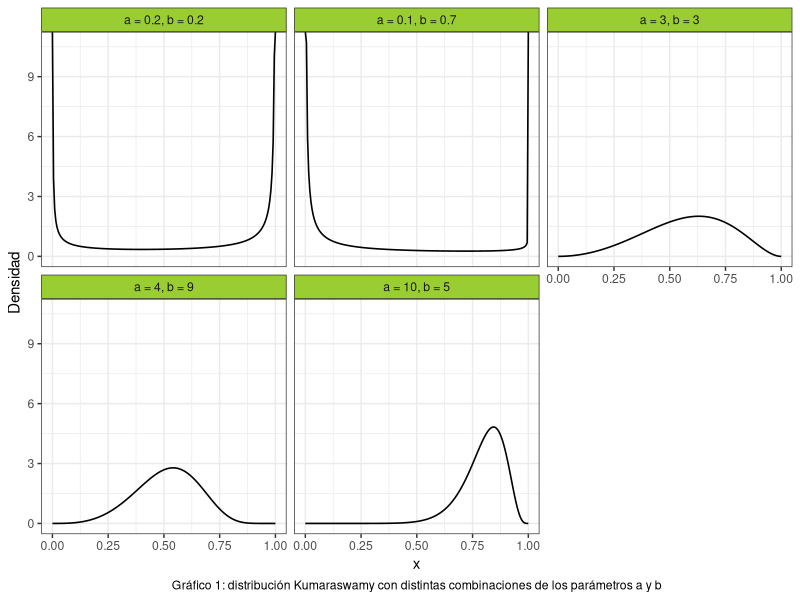
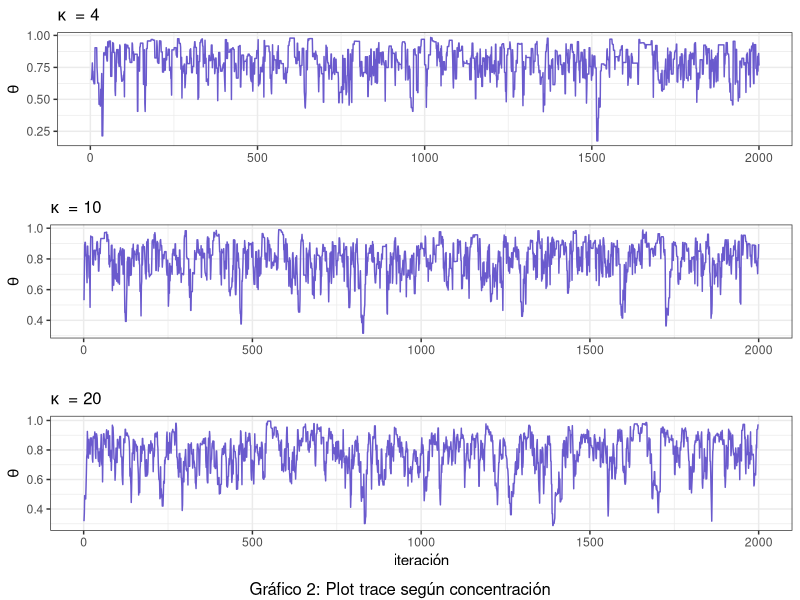
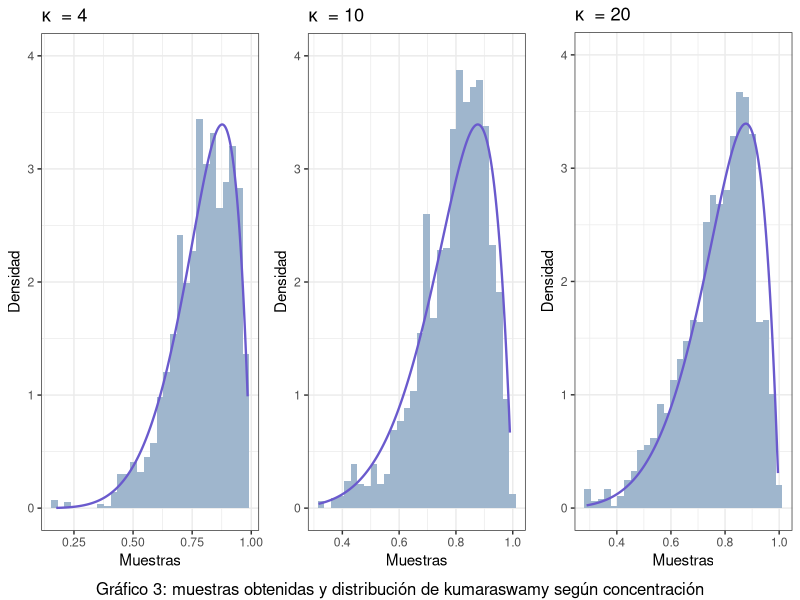
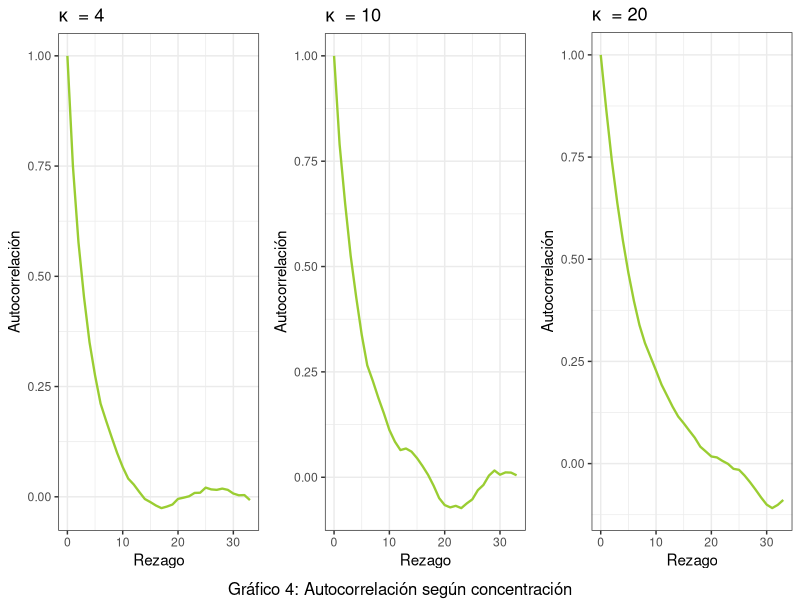
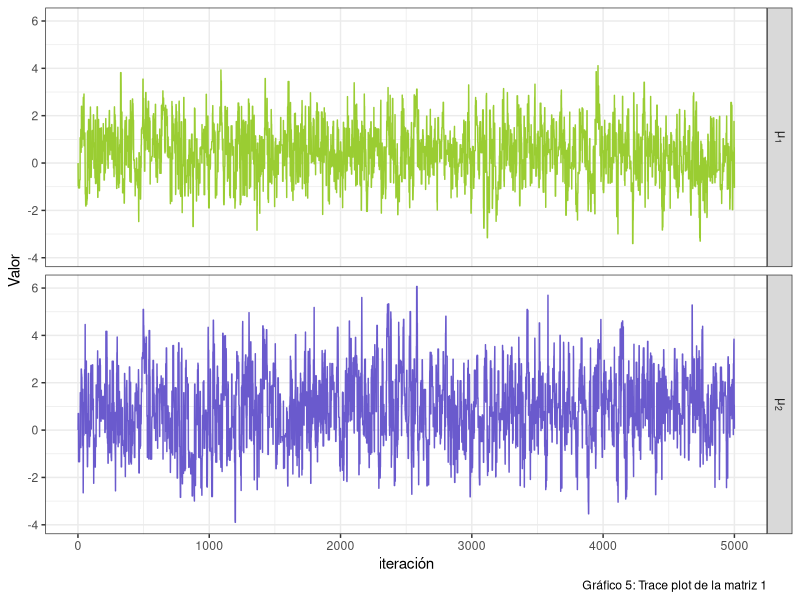
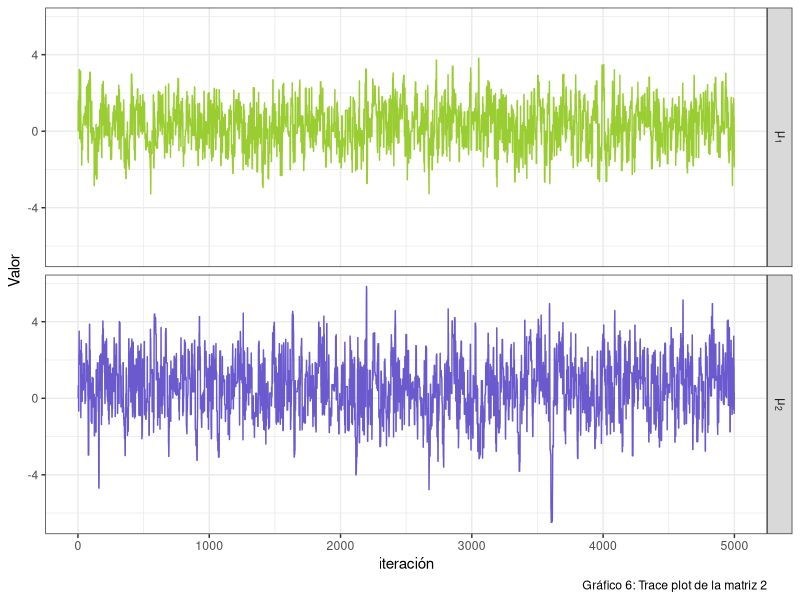
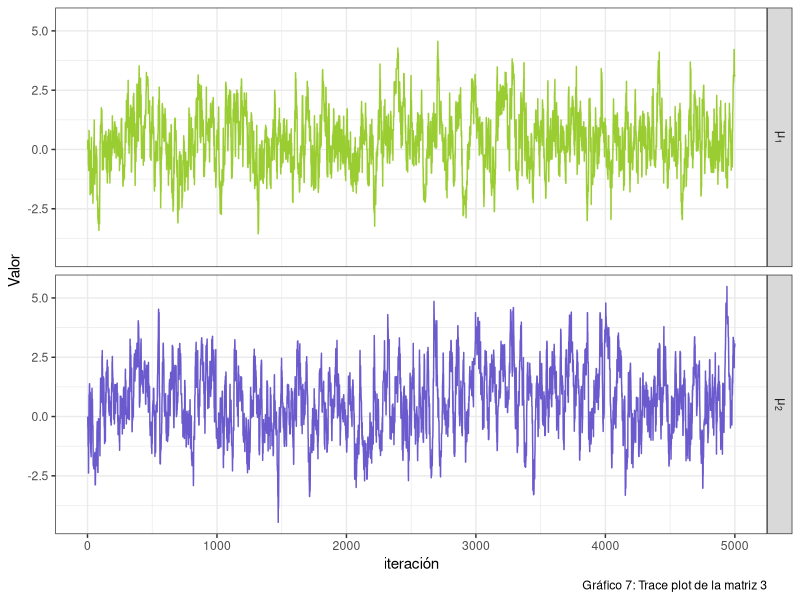
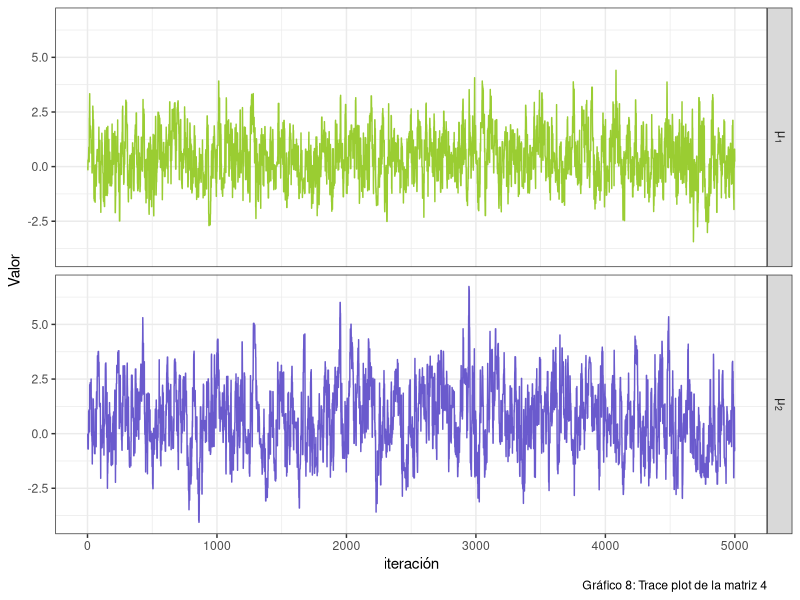

These figures' R source, in order:
## ---- chunk 1
#Librerias
library(ggplot2)
library(dplyr)
library(gridExtra)
library(kableExtra)
library(stats)
library(mvtnorm)
set.seed(394)
## ---- chunk 2
# Función de Metropolis-Hastings

cant_saltos <- 0  # se inicia en 0 el contador de saltos

sample_mh <- function(d_objetivo, r_propuesta, d_propuesta, p_inicial, n) {
  muestras <- matrix(nrow = n, ncol = length(p_inicial))
  muestras[1, ] <- p_inicial
  
  for(i in 2:n) {
    p_actual <- muestras[i-1,]
    p_nuevo <- r_propuesta(p_actual)
    
    f_nuevo <- d_objetivo(p_nuevo)
    f_actual <- d_objetivo(p_actual)
    
    q_actual <- d_propuesta(p_actual, mean = p_nuevo)
    q_nuevo <- d_propuesta(p_nuevo, mean = p_actual)
    
    alpha <- min(1, (f_nuevo/f_actual)*(q_actual/q_nuevo))
    aceptar <- rbinom(1, 1, alpha)
    
    if(aceptar) { 
      muestras[i,] <- p_nuevo
      cant_saltos <- cant_saltos + 1
      
    } else {
      muestras[i,] <- p_actual
    }
  }
  
  if (ncol(muestras) == 1) {
    muestras <- as.vector(muestras)
  } 
  return(list(muestras=muestras,cant_saltos=cant_saltos))
}

## ---- chunk 3
#Punto 2
# Crear grilla para los valores de "x"
grid_n <- 200
x_grid <- seq(0, 1, length.out = grid_n)

kumaraswamy <- function(x, a, b){
  a*b*(x^(a-1))*((1-(x^a))^(b-1))
}

a <- c(0.2, 0.1, 3, 4, 10)
b <- c(0.2, 0.7, 3, 9, 5)


#Creamos un data frame para graficar la distribución de Kumaraswamy:

data1 <- data.frame(
  Funcion = as.factor(rep(1:5, each = grid_n)),
  Densidad = numeric(5 * grid_n),
  Grilla = rep(x_grid, times = 5)
) 

# Completamos el data frame con las densidades:
for(i in 1:5) {
    indices <- seq(from = 1 + (i - 1) * 200, to = 200 + (i - 1) * 200)
    data1$Densidad[indices] <- kumaraswamy(x_grid, a[i], b[i])
}

# Cambiamos las etiquetas de las variables para mejorar el gráfico
levels(data1$Funcion) <- c("a = 0.2, b = 0.2",
                           "a = 0.1, b = 0.7",
                           "a = 3, b = 3",
                           "a = 4, b = 9",
                           "a = 10, b = 5")

ggplot(data = data1, aes(x = Grilla, y = Densidad)) +
  geom_line(size = 0.55) +
  facet_wrap(~Funcion) +
  theme_bw() +
  labs(x = "x",
       caption = "Gráfico 1: distribución Kumaraswamy con distintas combinaciones de los parámetros a y b") + 
  theme(
    strip.background = element_rect(fill = "olivedrab3"),
    plot.caption = element_text(hjust = 0.5)
  )

## ---- chunk 4
#Punto 3
n3 <- 2000
concentracion3 <- c(4,10,20)
tabla3 <- data.frame ( 
  concentracion = rep(concentracion3, each = 2000),
  muestra = numeric(6000)
  )
tasa3 <- numeric(3)

for (i in 1:3) {
#Funciones a usar
d_objetivo3 <- function(x) kumaraswamy(x, 6, 2)
d_propuesta3 <- function(x, mean) dbeta(x, shape1 = mean * concentracion3[i], shape2 = (1-mean) * concentracion3[i])
r_propuesta3 <- function(x) rbeta(1, shape1 = x * concentracion3[i], shape2 = (1-x) * concentracion3[i])
#Donde x hace referencia a mu

p_inicial3 <- rbeta(1,shape1=2,shape2=2)
funcion3 <- sample_mh(d_objetivo3, r_propuesta3, d_propuesta3, p_inicial3, n3)
indices <- seq(from = 1 + (i - 1) * 2000, to = 2000 + (i - 1) * 2000)
tabla3$muestra[indices] <- funcion3$muestras

tasa3[i] <- funcion3$cant_saltos/n3
} 

#Tasa de aceptacion
  data.frame(
  Concentracion = c("4","10","20"),
  "Tasa de aceptación" = tasa3
) %>%
  kable(align = "c") %>%
  kable_styling(bootstrap_options = c("striped","hover","condensed"),
                latex_options = c("hold_position")) %>%
    add_footnote("Tabla 1: Tasa de aceptación")
## ---- chunk 5

#Trace plots
plot_trace <- function(x){
  data.frame(x = seq_along(x), y = x) %>% 
    ggplot() +
    geom_line(aes(x = x, y = y), color = "slateblue")+
    theme_bw() +
    theme(plot.title = element_text(size = 12))
}

grafico3_2 <- plot_trace(tabla3$muestra[1:2000]) +
              labs(x = "", y = expression(theta), 
                   title = expression(kappa ~ " = 4"))
grafico3_3 <- plot_trace(tabla3$muestra[2001:4000]) +
              labs(x = "", y = expression(theta), 
                   title = expression(kappa ~ " = 10"))
grafico3_4 <- plot_trace(tabla3$muestra[4001:6000]) +
              labs(x = "iteración", y = expression(theta), 
                   title = expression(kappa ~ " = 20"))

grid.arrange(grafico3_2,grafico3_3,grafico3_4, nrow=3, bottom ="Gráfico 2: Plot trace según concentración")
## ---- chunk 6

#Histogramas
plot_hist <- function(x, d_objetivo3) {
  x_seq <- seq(min(x), max(x), length.out = n3)
  df_hist <- data.frame(x = x)
  df_line <- data.frame(x = x_seq, y = d_objetivo3(x_seq))
  
  ggplot(df_hist)+
    geom_histogram(aes(x = x, y =after_stat(density)), fill = "slategray3") +
    geom_line(aes(x = x, y = y), data = df_line, 
              color = "slateblue", size = 0.8) +
    ylim(c(0,4)) +
    theme_bw()
}

grafico3_5 <- plot_hist(tabla3$muestra[1:2000],d_objetivo3) +
  labs (x = "Muestras", y = "Densidad",
        title = expression(kappa ~ " = 4"))
grafico3_6 <- plot_hist(tabla3$muestra[2001:4000],d_objetivo3) +
  labs (x = "Muestras", y = "Densidad",
        title = expression(kappa ~ " = 10"))
grafico3_7 <- plot_hist(tabla3$muestra[4001:6000],d_objetivo3) +
  labs (x = "Muestras", y = "Densidad",
        title = expression(kappa ~ " = 20"))

grid.arrange(grafico3_5,grafico3_6,grafico3_7,nrow=1, bottom = "Gráfico 3: muestras obtenidas y distribución de kumaraswamy según concentración")

## ---- chunk 7

#Graficos de autocorrelacion
plot_acf <- function(data, title) {
  acf_result <- acf(data, plot = FALSE)
  ggplot() +
    geom_line(aes(y = acf_result$acf, x = acf_result$lag), color = "olivedrab3", size = 0.8) +
    labs(title = title, x = "Rezago", y = "Autocorrelación") +
    theme_bw()
}


grafico3_8 <- plot_acf(tabla3$muestra[1:2000],
                       expression(kappa ~ " = 4"))
grafico3_9 <- plot_acf(tabla3$muestra[2001:4000], 
                       expression(kappa ~ " = 10"))
grafico3_10 <- plot_acf(tabla3$muestra[4001:6000], 
                        expression(kappa ~ " = 20"))

grid.arrange(grafico3_8,grafico3_9,grafico3_10,nrow=1,  bottom = "Gráfico 4: Autocorrelación según concentración")

## ---- chunk 8
#Punto 4
muestra4_1 <- tabla3$muestra[1:2000]
muestra4_2 <- tabla3$muestra[2001:4000]
muestra4_3 <- tabla3$muestra[4001:6000]

#Calculo de la media y los percentiles 5 y 95 para X:
data.frame(
  Muestra = c("1", "2", "3"),
  Concentración = c("k=4", "k=10", "k=20"),
  Medias =  c(mean(muestra4_1), mean(muestra4_2), mean(muestra4_3)),
  Percentil_5 = c(quantile(muestra4_1, prob = c(0.05)),
                  quantile(muestra4_2, prob = c(0.05)),
                  quantile(muestra4_3, prob = c(0.05))
                  ),
  Percentil_95 = c(quantile(muestra4_1, prob = c(0.95)),
                  quantile(muestra4_2, prob = c(0.95)),
                  quantile(muestra4_3, prob = c(0.95))
                  )
) %>%
  kable(align = "c") %>%
  kable_styling(bootstrap_options = c("striped","hover","condensed"),
                latex_options = c("hold_position")) %>%
  add_footnote("Tabla 2: Media y percentiles de X")
## ---- chunk 9
#Cálculo de la media y los percentiles 5 y 95 para logit(X):
l_m1 <- log((muestra4_1/(1-muestra4_1)))
l_m2 <- log((muestra4_2/(1-muestra4_2)))
l_m3 <- log((muestra4_3/(1-muestra4_3)))



data.frame(
  Muestra = c("1", "2", "3"),
  Concentración = c("k=4", "k=10", "k=20"),
  Medias = c(mean(l_m1), mean(l_m2), mean(l_m3)),
  Percentil_5 = c(quantile(l_m1, prob = c(0.05)),
                  quantile(l_m2, prob = c(0.05)),
                  quantile(l_m3, prob = c(0.05))),
  Percentil_95 = c(quantile(l_m1, prob = c(0.95)),
                   quantile(l_m2, prob = c(0.95)),
                   quantile(l_m3, prob = c(0.95)))
  ) %>%
  kable(align = "c") %>%
  kable_styling(bootstrap_options = c("striped","hover","condensed"),
                latex_options = c("hold_position")) %>%
  add_footnote("Tabla 3: Media y percentiles de logit(X)")
## ---- chunk 10
#Paso 7

# Funciones a utilizar

#1.Trace plot
plot_trace <- function(x, y) {
  n <- length(x)
  df <- data.frame(
    x = rep(1:n, 2),
    y = c(x,y),
    parametro = factor(rep(1:2, each = n), labels = c(expression(mu[1]), expression(mu[2]))) 
  )
  
  ggplot(df) +
    geom_line(aes(x = x, y = y, color = parametro)) +
    facet_wrap(~parametro, labeller = label_parsed,
               nrow = 2, strip.position = "right") +
    scale_color_manual(values = c("olivedrab3","slateblue")) +
    labs(x = "iteración", y = "Valor") +
    theme_bw()
}



#2. Número efectivo de muestras
n_eff <- function(muestras){
  S <- length(muestras)
  autocorr <- acf(muestras, plot = F, lag = Inf)$acf
  limite <- which((autocorr < 0.001))[1] #sumamos hasta ese valor
  denom <- 1 + 2 * sum(autocorr[2:limite])
  
  S/denom
  
}


n7 <- 5000
funcion7_1 <- function(matriz_cov) {
    d_objetivo7 <- function(x) dmvnorm(x,c(0.4,0.75),matrix(c(1.35,0.4,0.4,2.4),nrow=2))
    d_propuesta7 <- function(x, mean) dmvnorm(x,mean = mean ,sigma = matriz_cov)
    r_propuesta7 <- function(x) rmvnorm(1, mean = x, sigma = matriz_cov)  


funcion7 <- sample_mh(d_objetivo7,r_propuesta7,d_propuesta7,c(0,0),n7)
muestra7 <- funcion7$muestras
grafico7_1 <- plot_trace(muestra7[,1],muestra7[,2])
n_eff7_1 <- n_eff(muestra7[,1])
n_eff7_2 <- n_eff(muestra7[,2])
 return(list(grafico = grafico7_1, n1 = n_eff7_1, n2 = n_eff7_2,
             muestra7 = muestra7))

}

#Evalucación de diferentes matrices de variancia y covariancia
matriz1 <- funcion7_1(matrix(c(2, 0.5, 0.5, 3), nrow = 2))
matriz2 <- funcion7_1(matrix(c(2, 0, 0, 3), nrow = 2))
matriz3 <- funcion7_1(matrix(c(0.4, 0, 0, 0.4), nrow = 2))
matriz4 <- funcion7_1(matrix(c(1, 0, 0, 1), nrow = 2))
matriz5 <- funcion7_1(matrix(c(5, 0, 0, 6), nrow = 2))

matriz1$grafico + labs(caption = "Gráfico 5: Trace plot de la matriz 1") +
    theme(legend.position = "none")
matriz2$grafico + labs(caption = "Gráfico 6: Trace plot de la matriz 2") +
    theme(legend.position = "none")
matriz3$grafico + labs(caption = "Gráfico 7: Trace plot de la matriz 3") +
    theme(legend.position = "none")
matriz4$grafico + labs(caption = "Gráfico 8: Trace plot de la matriz 4") +
    theme(legend.position = "none")
matriz5$grafico + labs(caption = "Gráfico 9: Trace plot de la matriz 5") +
    theme(legend.position = "none")

## ---- chunk 11
data.frame(
  Matriz = c("1", "2", "3", "4", "5"),
  Num_efectivo_p1 = trunc(c(matriz1$n1, matriz2$n1, matriz3$n1, matriz4$n1, matriz5$n1)),
  Num_efectivo_p2 = trunc(c(matriz1$n2, matriz2$n2, matriz3$n2, matriz4$n2, matriz5$n2))
  ) %>%
  kable(align = "c") %>%
  kable_styling(bootstrap_options = c("striped","hover","condensed"),
                latex_options = c("hold_position")) %>%
  add_footnote("Tabla 4: Números efectivos de muestras para cada matriz y cada parámetro")

#Nos quedamos con la ultima matriz.
## ---- chunk 12
#Punto 8: se calculan las probabilidades con la última matriz de var y cov.
muestra7 <- as.data.frame(matriz5$muestra7)
colnames(muestra7) <- c("X", "Y")

#Probabilidades estimadas
#Probabilidad n°1:
prob1 <- muestra7 %>% 
  filter(X > 1) %>% 
  count(Y < 0)

p1 <- prob1$n[2]/(n7)


#Probabilidad n°2:
prob2 <- muestra7 %>% 
  filter(X > 1) %>% 
  count(Y > 2)

p2 <- prob2$n[2]/(n7)



#Probabilidad n°3:
prob3 <- muestra7 %>% 
  filter(X > 0.4) %>% 
  count(Y > 0.75)

p3 <- prob3$n[2]/(n7)



#Probabilidades reales:

#Probabilidad n°1:
p4 <- pmvnorm(lower = c(1, -Inf), upper = c(Inf, 0), 
        mean = c(0.4, 0.75), sigma = matrix(c(1.35, 0.4, 0.4, 2.4), nrow = 2))

#Cómo funcionan "lower" y "upper"? 
#"lower" es un vector que indica los limites inferiores de cada variable: 1 para X y -Infinito para Y; "upper" funciona de manera igual.


#Probabilidad n°2:
p5 <- pmvnorm(lower = c(1, 2), upper = c(Inf, Inf), 
        mean = c(0.4, 0.75), sigma = matrix(c(1.35, 0.4, 0.4, 2.4), nrow = 2))



#Probabilidad n°3:
p6 <- pmvnorm(lower = c(0.4, 0.75), upper = c(Inf, Inf), 
        mean = c(0.4, 0.75), sigma = matrix(c(1.35, 0.4, 0.4, 2.4), nrow = 2))

data.frame (
  Probabilidad = c("i","ii","iii"),
  Estimada = c(p1,p2,p3),
  Real = c(p4,p5,p6)
) %>%
  kable(align = "c") %>%
  kable_styling(bootstrap_options = c("striped","hover","condensed"),
                latex_options = c("hold_position")) %>%
  add_footnote("Tabla 5: Probabilidades estimadas y reales")
## ---- chunk 13
#Punto 9

p_estrella <- function(x, a, b){
  exp(-((((a - x[1])^2) + b * ((x[2] - x[1])^2))^2))
}



n9 <- 5000

funcion9_1 <- function(matriz_cov) {
    d_objetivo9 <- function(x) p_estrella(x, 0.5, 5)
    d_propuesta9 <- function(x, mean) dmvnorm(x, mean = mean, sigma = matriz_cov)
    r_propuesta9 <- function(x) rmvnorm(1, mean = x, sigma = matriz_cov)  
    
    funcion9 <- sample_mh(d_objetivo9,r_propuesta9,d_propuesta9,c(0,0),n9)
    muestra9 <- funcion9$muestras
    grafico9_1 <- plot_trace(muestra9[,1],muestra9[,2])
    
    n_eff9_1 <- n_eff(muestra9[,1])
    n_eff9_2 <- n_eff(muestra9[,2])
    tasa9 <- funcion9$cant_saltos/n9
    autocorr_1 <- acf(muestra9[,1], plot = F)
    autocorr_2 <- acf(muestra9[,2], plot = F)
    
    return(list(grafico = grafico9_1, n1 = n_eff9_1, n2 = n_eff9_2,
             muestra9 = muestra9, tasa9 = tasa9, autocorr_p1 = autocorr_1,
             autocorr_p2 = autocorr_2))

}


matriz1 <- funcion9_1(matrix(c(0.3, 0.1, 0.1, 0.2), nrow = 2))
matriz2 <- funcion9_1(matrix(c(2, 0, 0, 2), nrow = 2))
matriz3 <- funcion9_1(matrix(c(4, 1, 1, 4), nrow = 2))



grafico9_1_1 <- ggplot()+
  geom_line(aes(y = matriz1$autocorr_p1$acf, x = matriz1$autocorr_p1$lag),
            color = "olivedrab3", size = 0.8) +
  theme_bw() +
  theme(plot.title = element_text(hjust = 0.5)) +
  labs (title = "Matiz 1 ", x = "Rezago", y = "Autocorrelación")

grafico9_1_2 <- ggplot()+
  geom_line(aes(y = matriz1$autocorr_p2$acf, x = matriz1$autocorr_p2$lag),
            color="slateblue", size = 0.8) +
  theme_bw() +
  theme(plot.title = element_text(hjust = 0.5)) +
  labs (title = "Matriz 1' ", x = "Rezago", y = "Autocorrelación")


grafico9_2_1 <- ggplot()+
  geom_line(aes(y = matriz2$autocorr_p1$acf, x = matriz2$autocorr_p1$lag),
            color = "olivedrab3", size = 0.8) +
  theme_bw() +
  theme(plot.title = element_text(hjust = 0.5)) +
  labs (title = "Matriz 2 ", x = "Rezago", y = "Autocorrelación")

grafico9_2_2 <- ggplot()+
  geom_line(aes(y = matriz2$autocorr_p2$acf, x = matriz2$autocorr_p2$lag),
            color = "slateblue", size = 0.8) +
  theme_bw()  +
  theme(plot.title = element_text(hjust = 0.5)) +
  labs (title = "Matriz 2", x = "Rezago", y = "Autocorrelación")

grafico9_3_1 <- ggplot()+
  geom_line(aes(y = matriz3$autocorr_p1$acf, x = matriz3$autocorr_p1$lag),
            color = "olivedrab3", size = 0.8) +
  theme_bw() +
  theme(plot.title = element_text(hjust = 0.5)) +
  labs (title = "Matriz 3", x = "Rezago", y = "Autocorrelación")


grafico9_3_2 <- ggplot()+
  geom_line(aes(y = matriz3$autocorr_p2$acf, x = matriz3$autocorr_p2$lag),
            color = "slateblue", size = 0.8) +
  theme_bw() +
  theme(plot.title = element_text(hjust = 0.5)) +
  labs (title = "Matriz 3", x = "Rezago", y = "Autocorrelación")
## ---- chunk 14
matriz1$grafico + theme(legend.position = "none") + ggtitle("Matriz 1")
matriz3$grafico + labs(caption = "Gráfico 10: Plot trace de las matrices") + 
  theme(legend.position = "none") + ggtitle("Matriz 3")
## ---- chunk 15
data.frame(
  Matriz = c("1", "2", "3"),
  Tasa = c(matriz1$tasa9, matriz2$tasa9, matriz3$tasa9)
) %>%
  kable(align = "c") %>%
  kable_styling(bootstrap_options = c("striped","hover","condensed"),
                latex_options = c("hold_position")) %>%
  add_footnote("Tabla 5: Probabilidades estimadas y reales")



grid.arrange(grafico9_1_1, grafico9_2_1, grafico9_3_1, ncol = 3, 
             bottom = "Gráfico 11: Autocorrelación de las muestras del parámetro a")
grid.arrange(grafico9_1_2, grafico9_2_2, grafico9_3_2, ncol = 3, 
             bottom = "Gráfico 12: Autocorrelación de las muestras del parámetro b")
## ---- chunk 16
#Punto 10
muestra9 <- as.data.frame(matriz1$muestra9)
colnames(muestra9) <- c("X", "Y")

#Probabilidades estimadas
#Probabilidad n°1:
prob1 <- muestra9 %>% 
  filter(X > 0 & X < 1 ) %>% 
  count(Y < 1 & Y > 0)

prob1$n[2]/(n9)



#Probabilidad n°2:
prob2 <- muestra9 %>% 
  filter(X > -1 & X < 0 ) %>% 
  count(Y < 1 & Y > 0)

prob2$n[2]/(n9)




#Probabilidad n°3:
prob3 <- muestra9 %>% 
  filter(X > 1 & X < 2 ) %>% 
  count(Y < 3 & Y > 2)

prob3$n[2]/(n9)
## ---- chunk 17
# Punto 11
# Calculo P(0<X1<1, 0<X2<1)

k <- 10000
u <- matrix(runif(k*2), ncol = 2)
p_estrella_eval <- numeric(k)

for (i in 1:k) {
  p_estrella_eval[i] <- p_estrella(u[i,], 0.5, 5)
}

rdo_prob1 <- mean(p_estrella_eval)

# Calculo P(-1<X1<0, 0<X2<1)

u <- matrix(c(runif(k, min = -1, max = 0),
              runif(k, min = 0, max = 1)),
            ncol = 2)

for (i in 1:k) {
  p_estrella_eval[i] <- p_estrella(u[i,], 0.5, 5)
}

rdo_prob2 <- mean(p_estrella_eval)

# Calculo P(1<X1<2, 2<X2<3)

u <- matrix(c(runif(k, min = 1, max = 2),
              runif(k, min = 2, max = 3)),
            ncol = 2)

for (i in 1:k) {
  p_estrella_eval[i] <- p_estrella(u[i,], 0.5, 5)
}

rdo_prob3 <- mean(p_estrella_eval)
